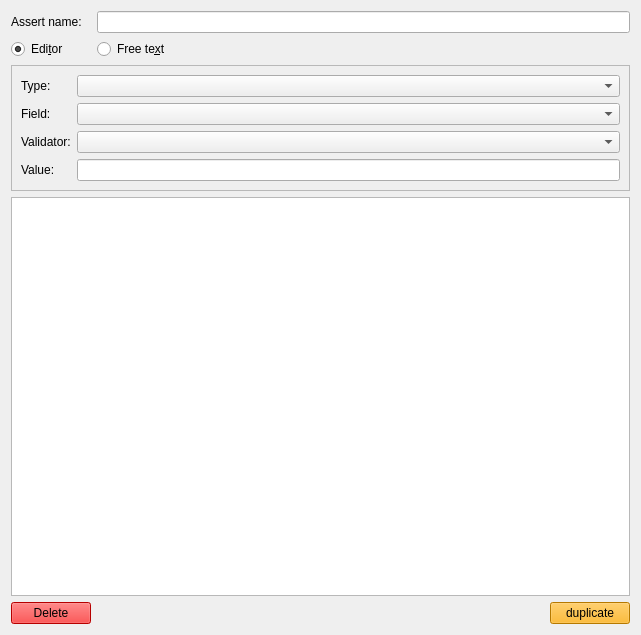
<?xml version="1.0" encoding="UTF-8"?>
<ui version="4.0">
 <class>RuleEdit</class>
 <widget class="QFrame" name="RuleEdit">
  <property name="geometry">
   <rect>
    <x>0</x>
    <y>0</y>
    <width>641</width>
    <height>635</height>
   </rect>
  </property>
  <property name="sizePolicy">
   <sizepolicy hsizetype="Expanding" vsizetype="Expanding">
    <horstretch>0</horstretch>
    <verstretch>0</verstretch>
   </sizepolicy>
  </property>
  <layout class="QGridLayout" name="gridLayout">
   <item row="0" column="0">
    <widget class="QLabel" name="label">
     <property name="text">
      <string>Assert name:</string>
     </property>
    </widget>
   </item>
   <item row="2" column="0">
    <widget class="QRadioButton" name="editorSelector">
     <property name="text">
      <string>Edi&amp;tor</string>
     </property>
     <property name="checked">
      <bool>true</bool>
     </property>
    </widget>
   </item>
   <item row="5" column="1">
    <spacer name="horizontalSpacer">
     <property name="orientation">
      <enum>Qt::Horizontal</enum>
     </property>
     <property name="sizeHint" stdset="0">
      <size>
       <width>40</width>
       <height>20</height>
      </size>
     </property>
    </spacer>
   </item>
   <item row="2" column="1">
    <widget class="QRadioButton" name="freeTextSelector">
     <property name="text">
      <string>Free te&amp;xt</string>
     </property>
    </widget>
   </item>
   <item row="5" column="0">
    <widget class="QPushButton" name="deleteAssert">
     <property name="maximumSize">
      <size>
       <width>100</width>
       <height>16777215</height>
      </size>
     </property>
     <property name="focusPolicy">
      <enum>Qt::NoFocus</enum>
     </property>
     <property name="styleSheet">
      <string notr="true">background-color: rgb(255, 0, 0);
selection-background-color: rgb(255, 0, 0);
</string>
     </property>
     <property name="text">
      <string>Delete</string>
     </property>
    </widget>
   </item>
   <item row="5" column="2">
    <widget class="QPushButton" name="duplicateAssert">
     <property name="styleSheet">
      <string notr="true">background-color: rgb(255, 170, 0);
selection-background-color: rgb(255, 170, 0);
</string>
     </property>
     <property name="text">
      <string>duplicate</string>
     </property>
    </widget>
   </item>
   <item row="4" column="0" colspan="3">
    <widget class="QTextEdit" name="freeText"/>
   </item>
   <item row="3" column="0" colspan="3">
    <widget class="QFrame" name="editorFrame">
     <property name="frameShape">
      <enum>QFrame::StyledPanel</enum>
     </property>
     <property name="frameShadow">
      <enum>QFrame::Raised</enum>
     </property>
     <layout class="QGridLayout" name="gridLayout_2">
      <item row="4" column="2">
       <widget class="QComboBox" name="validator"/>
      </item>
      <item row="1" column="2">
       <widget class="QComboBox" name="type"/>
      </item>
      <item row="5" column="0">
       <widget class="QLabel" name="label_6">
        <property name="text">
         <string>Value:</string>
        </property>
       </widget>
      </item>
      <item row="1" column="0">
       <widget class="QLabel" name="label_3">
        <property name="text">
         <string>Type:</string>
        </property>
       </widget>
      </item>
      <item row="4" column="0">
       <widget class="QLabel" name="label_5">
        <property name="text">
         <string>Validator:</string>
        </property>
       </widget>
      </item>
      <item row="2" column="2">
       <widget class="QComboBox" name="field"/>
      </item>
      <item row="5" column="2">
       <widget class="QLineEdit" name="value"/>
      </item>
      <item row="2" column="0">
       <widget class="QLabel" name="label_4">
        <property name="text">
         <string>Field:</string>
        </property>
       </widget>
      </item>
     </layout>
    </widget>
   </item>
   <item row="0" column="1" colspan="2">
    <widget class="QLineEdit" name="assertName"/>
   </item>
  </layout>
 </widget>
 <resources/>
 <connections/>
</ui>
